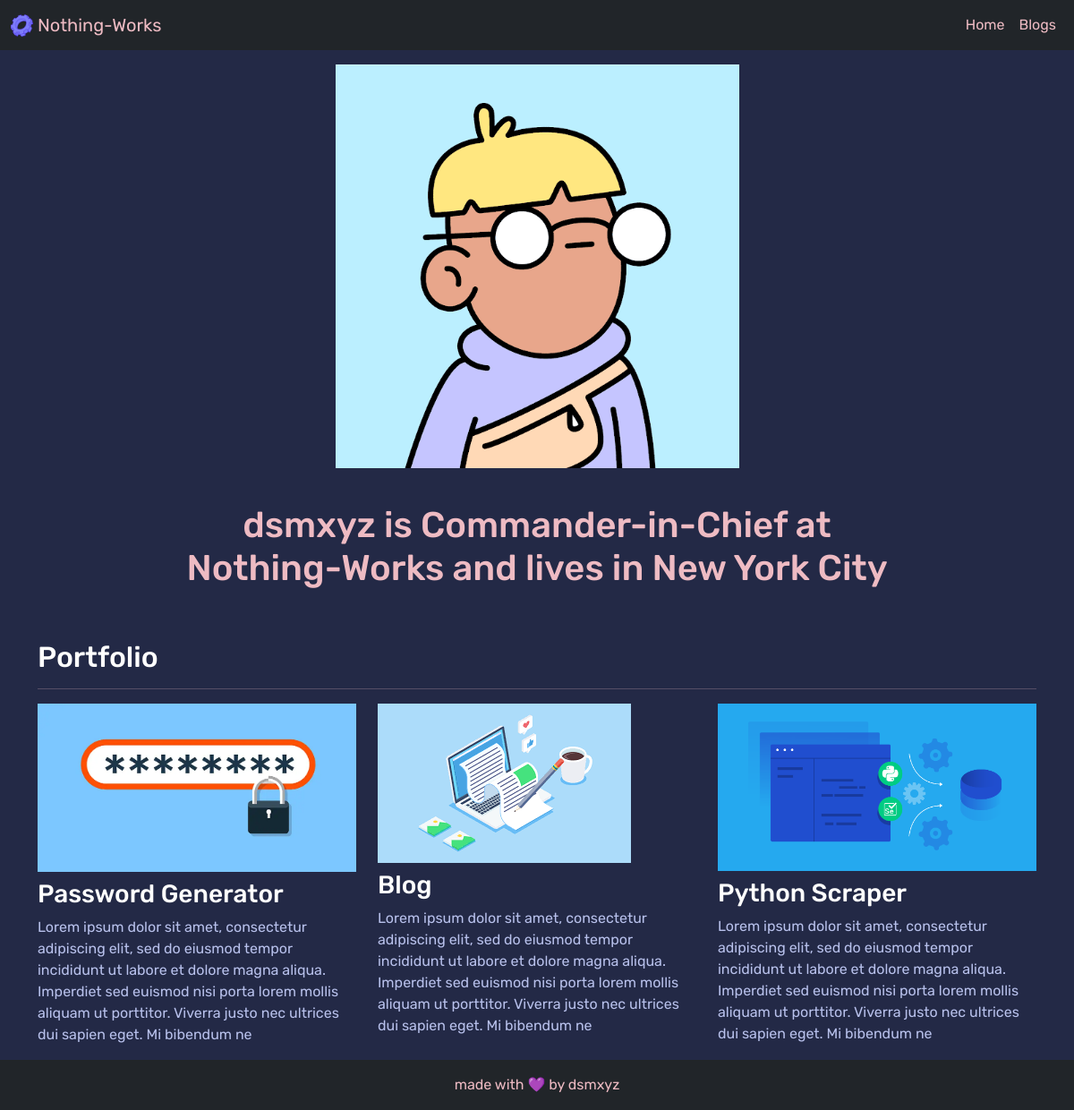
The page / on the database its author committed.
### portfolio/models.py (models this page shows, shortened)
class Project(models.Model):
    title=models.CharField(max_length=100)
    description=models.CharField(max_length=250)
    image=models.ImageField(upload_to='portfolio/images/')
    url=models.URLField(blank=True)

### portfolio/views.py (the view)
# urls.py: 2. Add a URL to urlpatterns:  path('', views.home, name='home')
def home(request):
    projects=Project.objects.all()
    return render(request, 'portfolio/home.html', {'projects':projects})

### portfolio/templates/portfolio/home.html (shortened to what this page needs)
{% extends "portfolio/base.html" %}
{% load static %}
{% block content %}
<div class="row justify-content-center my-3">
  <div class="col-5">
    <img src="{% static 'portfolio/doodle.png' %}" class="img-fluid">
  </div>
</div>
<div class="row justify-content-center mb-3">
  <div class="col-md-9 text-center">
    <h1 id="announcement" class="font-weight-bold">dsmxyz is Commander-in-Chief at Nothing-Works and lives in New York City</h1>
  </div>
</div>
<h2 class="mt-5" id="heading">Portfolio</h2>
<hr>
<div class="row">
  {% for project in projects %}
  <div class="col-lg-4 col-md-6">
    {% if project.url %}
    <a href="{{ project.url }}">
      <img src="{{ project.image.url }}" class="img-fluid mb-2">
    </a>
    {% else %}
    <img src="{{ project.image.url }}" class="img-fluid mb-2">
    {% endif %}
    <h3 id="project-title">{{ project.title }}</h3>
    <p id="project-description">{{ project.description }}</p>
  </div>
  {% endfor %}
</div>
{% endblock %}

### portfolio/templates/portfolio/base.html (shortened to what this page needs)
{% load static %}
<!DOCTYPE html>
<html lang="en">
  <head>
    <link
      href="https://cdn.jsdelivr.net/npm/bootstrap@5.1.3/dist/css/bootstrap.min.css"
      rel="stylesheet"
    />
    <link rel="stylesheet" href="{% static 'portfolio/style.css' %}" />
  </head>
  <body class="d-flex flex-column min-vh-100">
    {% include 'portfolio/navbar.html' %}
    <div class="container">{% block content %} {% endblock %}</div>
    <footer class="footer mt-auto py-3 text-light bg-dark">
      <div class="container text-center" id="footer">
        made with 💜 by dsmxyz
      </div>
    </footer>
  </body>
</html>

### portfolio/templates/portfolio/navbar.html (shortened to what this page needs)
{% load static %}
<nav class="navbar navbar-expand-lg navbar-dark bg-dark">
  <div class="container-fluid">
    <a class="navbar-brand" id="navbar-text" href="{% url 'home' %}">
      <img
        src="{% static 'portfolio/logo.png' %}"
        alt=""
        width="25"
        height="25"
        class="d-inline-block align-text-top"
      />
      Nothing-Works</a
    >
    <div class="collapse navbar-collapse" id="navbarSupportedContent">
      <ul class="navbar-nav ms-auto mb-2 mb-lg-0">
        <li class="nav-item">
          <a
            class="nav-link active"
            aria-current="page"
            href="{% url 'home' %}"
            id="navbar-text"
            >Home</a
          >
        </li>
        <li class="nav-item">
          <a
            class="nav-link active"
            aria-current="page"
            href="{% url 'blog:all_blogs' %}"
            id="navbar-text"
            >Blogs</a
          >
        </li>
      </ul>
    </div>
  </div>
</nav>

### portfolio/static/portfolio/style.css (style rules this page uses)
body { font-family: 'Rubik', sans-serif; background-color: #232946; }
#announcement { color:#eebbc3; }
#navbar-text { color:#eebbc3; }
#footer { color:#eebbc3; }
#heading { color:#fffffe; }
hr { color:#eebbc3; }
#project-title { color:#fffffe; }
#project-description { color:#b8c1ec; }

### rows shown on the page
Project: image (picture), title "Password Generator", description "Lorem ipsum dolor sit amet, consectetur adipiscing elit, sed do eiusmod tempor incididunt ut labore et dolore magna aliqua. Imperdiet sed euismod nisi porta lorem mollis aliquam ut porttitor. Viverra justo nec ultrices dui sapien eget. Mi bibendum ne"
Project: image (picture), title "Blog", description "Lorem ipsum dolor sit amet, consectetur adipiscing elit, sed do eiusmod tempor incididunt ut labore et dolore magna aliqua. Imperdiet sed euismod nisi porta lorem mollis aliquam ut porttitor. Viverra justo nec ultrices dui sapien eget. Mi bibendum ne"
Project: image (picture), title "Python Scraper", description "Lorem ipsum dolor sit amet, consectetur adipiscing elit, sed do eiusmod tempor incididunt ut labore et dolore magna aliqua. Imperdiet sed euismod nisi porta lorem mollis aliquam ut porttitor. Viverra justo nec ultrices dui sapien eget. Mi bibendum ne"
